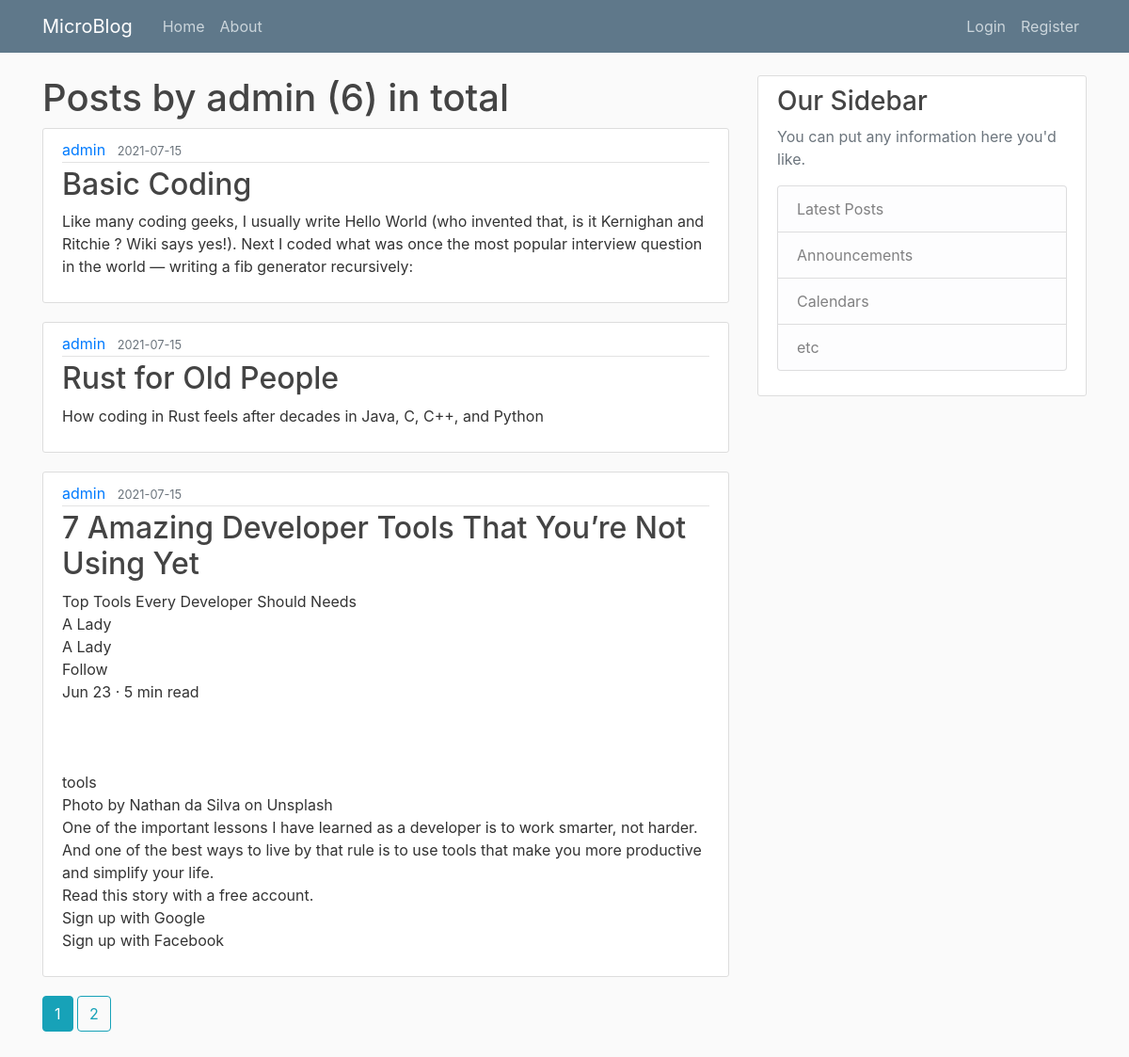
Screenshot of /user/admin with the database file from the repository.
### microblog/models.py (models this page shows, shortened)
class User(db.Model, UserMixin):
    id = db.Column(db.Integer, primary_key=True)
    username = db.Column(db.String(30), unique=True, nullable=False)
    email = db.Column(db.String(120), unique=True, nullable=False)
    password = db.Column(db.String(60), nullable=False)
    image_file = db.Column(db.String(20), nullable=False,
                           default='default.jpg')
    posts = db.relationship('Post', backref='author', lazy=True)

class Post(db.Model):
    id = db.Column(db.Integer, primary_key=True)
    title = db.Column(db.String(60), nullable=False)
    content = db.Column(db.Text, nullable=False)
    date_posted = db.Column(db.DateTime, nullable=False,
                            default=datetime.utcnow)
    user_id = db.Column(db.Integer, db.ForeignKey('user.id'), nullable=False)

### microblog/routes.py (the view)
@app.route("/user/<string:username>")
def user_posts(username):
    page = request.args.get('page', 1, type=int)
    user = User.query.filter_by(username=username).first_or_404()
    posts = Post.query.filter_by(author=user) .order_by(
        Post.date_posted.desc()).paginate(page=page, per_page=3)
    return render_template('user_posts.html', posts=posts, user=user)

### microblog/templates/user_posts.html
{% extends "layout.html" %}
{% block content %}
<h1>Posts by {{user.username}} ({{posts.total}}) in total</h1>
{% for post in posts.items %}
<article class="media content-section">
    <div class="media-body">
        <div class="article-metadata">
            <a class="mr-2" href="{{ url_for('user_posts', username=post.author.username) }}">{{ post.author.username
                }}</a>
            <small class="text-muted">{{ post.date_posted.strftime('%Y-%m-%d') }}</small>
        </div>
        <h2><a class="article-title" href="{{ url_for('view_post', post_id=post.id) }}">{{ post.title }}</a></h2>
        <p class="article-content">{{ post.content }}</p>
    </div>
</article>
{% endfor %}
{% for page_num in posts.iter_pages(left_edge=1, right_edge=1, left_current=1, right_current=2) %}
{% if page_num %}
{% if posts.page == page_num %}
<a class="btn btn-info mb-5" href="{{ url_for('user_posts', page=page_num, username=user.username) }}">{{page_num}}</a>
{% else %}
<a class="btn btn-outline-info mb-5"
    href="{{ url_for('user_posts', page=page_num, username=user.username) }}">{{page_num}}</a>
{% endif %}
{% else %}
...
{% endif %}
{% endfor %}
{% endblock content %}

### microblog/static/main.css (style rules this page uses)
body { background: #fafafa; color: #333333; margin-top: 5rem; }
h1, h2, h3, h4, h5, h6 { color: #444444; }
.content-section { background: #ffffff; padding: 10px 20px; border: 1px solid #dddddd; border-radius: 3px; margin-bottom: 20px; }
.article-title { color: #444444; }
.article-content { white-space: pre-line; }
.article-metadata { padding-bottom: 1px; margin-bottom: 4px; border-bottom: 1px solid #e3e3e3 }

### rows the page displays
User: username "admin"
Post: author.username "admin", date_posted "2021-07-15", title "Basic Coding", content "Like many coding geeks, I usually write Hello World (who invented that, is it Kernighan and Ritchie ? Wiki says yes!). Next I coded what was once the most popular interview question in the world — writing a fib generator recursively:"
Post: author.username "admin", date_posted "2021-07-15", title "Rust for Old People", content "How coding in Rust feels after decades in Java, C, C++, and Python"
Post: author.username "admin", date_posted "2021-07-15", title "7 Amazing Developer Tools That You’re Not Using Yet", content "Top Tools Every Developer Should Needs A Lady A Lady Follow Jun 23 · 5 min read tools Photo by Nathan da Silva on Unsplash One of the important lessons I have learned as a developer is to work smarter, not harder. And one of the best ways to live by that rule is to use tools that make you more productive and simplify your life. Read this story with a free account. Sign up with Google Sign up with Facebook"

### other values shown
{{ posts.total }} "6"
{{ page_num }} "1"
{{ page_num }} "2"
